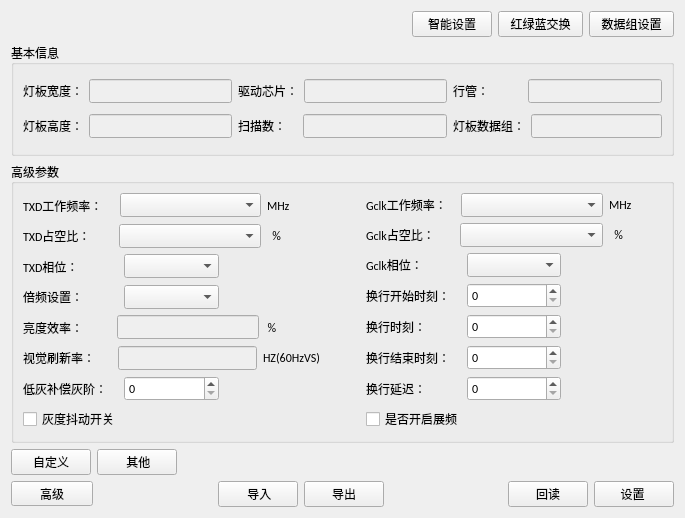
<?xml version="1.0" encoding="UTF-8"?>
<ui version="4.0">
 <class>AdvancedSetting</class>
 <widget class="QWidget" name="AdvancedSetting">
  <property name="geometry">
   <rect>
    <x>0</x>
    <y>0</y>
    <width>685</width>
    <height>518</height>
   </rect>
  </property>
  <property name="font">
   <font>
    <family>Calibri</family>
   </font>
  </property>
  <property name="windowTitle">
   <string>高级参数设置</string>
  </property>
  <layout class="QVBoxLayout" name="verticalLayout_8">
   <item>
    <layout class="QHBoxLayout" name="horizontalLayout_26">
     <item>
      <spacer name="horizontalSpacer">
       <property name="orientation">
        <enum>Qt::Horizontal</enum>
       </property>
       <property name="sizeHint" stdset="0">
        <size>
         <width>40</width>
         <height>20</height>
        </size>
       </property>
      </spacer>
     </item>
     <item>
      <layout class="QHBoxLayout" name="horizontalLayout_23">
       <item>
        <widget class="QPushButton" name="SmartSettingBtn">
         <property name="text">
          <string>    智能设置    </string>
         </property>
        </widget>
       </item>
       <item>
        <widget class="QPushButton" name="rgbChangeBtn">
         <property name="text">
          <string>   红绿蓝交换   </string>
         </property>
        </widget>
       </item>
       <item>
        <widget class="QPushButton" name="dataGroupBtn">
         <property name="text">
          <string>   数据组设置   </string>
         </property>
        </widget>
       </item>
      </layout>
     </item>
    </layout>
   </item>
   <item>
    <widget class="QGroupBox" name="groupBox">
     <property name="font">
      <font>
       <family>Calibri</family>
      </font>
     </property>
     <property name="title">
      <string>基本信息</string>
     </property>
     <layout class="QHBoxLayout" name="horizontalLayout_8">
      <item>
       <layout class="QHBoxLayout" name="horizontalLayout_7">
        <item>
         <layout class="QVBoxLayout" name="verticalLayout">
          <item>
           <layout class="QHBoxLayout" name="horizontalLayout">
            <item>
             <widget class="QLabel" name="label">
              <property name="text">
               <string>灯板宽度：</string>
              </property>
             </widget>
            </item>
            <item>
             <widget class="QLineEdit" name="lineEdit">
              <property name="enabled">
               <bool>false</bool>
              </property>
             </widget>
            </item>
           </layout>
          </item>
          <item>
           <layout class="QHBoxLayout" name="horizontalLayout_2">
            <item>
             <widget class="QLabel" name="label_2">
              <property name="text">
               <string>灯板高度：</string>
              </property>
             </widget>
            </item>
            <item>
             <widget class="QLineEdit" name="lineEdit_2">
              <property name="enabled">
               <bool>false</bool>
              </property>
             </widget>
            </item>
           </layout>
          </item>
         </layout>
        </item>
        <item>
         <layout class="QVBoxLayout" name="verticalLayout_2">
          <item>
           <layout class="QHBoxLayout" name="horizontalLayout_3">
            <item>
             <widget class="QLabel" name="label_3">
              <property name="text">
               <string>驱动芯片：</string>
              </property>
             </widget>
            </item>
            <item>
             <widget class="QLineEdit" name="lineEdit_3">
              <property name="enabled">
               <bool>false</bool>
              </property>
             </widget>
            </item>
           </layout>
          </item>
          <item>
           <layout class="QHBoxLayout" name="horizontalLayout_4">
            <item>
             <widget class="QLabel" name="label_4">
              <property name="text">
               <string>扫描数：    </string>
              </property>
             </widget>
            </item>
            <item>
             <widget class="QLineEdit" name="lineEdit_4">
              <property name="enabled">
               <bool>false</bool>
              </property>
             </widget>
            </item>
           </layout>
          </item>
         </layout>
        </item>
        <item>
         <layout class="QVBoxLayout" name="verticalLayout_3">
          <item>
           <layout class="QHBoxLayout" name="horizontalLayout_5">
            <item>
             <widget class="QLabel" name="label_5">
              <property name="text">
               <string>行管：            </string>
              </property>
             </widget>
            </item>
            <item>
             <widget class="QLineEdit" name="lineEdit_5">
              <property name="enabled">
               <bool>false</bool>
              </property>
             </widget>
            </item>
           </layout>
          </item>
          <item>
           <layout class="QHBoxLayout" name="horizontalLayout_6">
            <item>
             <widget class="QLabel" name="label_6">
              <property name="text">
               <string>灯板数据组：</string>
              </property>
             </widget>
            </item>
            <item>
             <widget class="QLineEdit" name="lineEdit_6">
              <property name="enabled">
               <bool>false</bool>
              </property>
             </widget>
            </item>
           </layout>
          </item>
         </layout>
        </item>
       </layout>
      </item>
     </layout>
    </widget>
   </item>
   <item>
    <widget class="QGroupBox" name="groupBox_2">
     <property name="title">
      <string>高级参数</string>
     </property>
     <layout class="QHBoxLayout" name="horizontalLayout_29">
      <item>
       <layout class="QHBoxLayout" name="horizontalLayout_25" stretch="1,0,1">
        <property name="spacing">
         <number>6</number>
        </property>
        <item>
         <layout class="QVBoxLayout" name="verticalLayout_6">
          <item>
           <layout class="QVBoxLayout" name="verticalLayout_4">
            <item>
             <layout class="QHBoxLayout" name="horizontalLayout_9" stretch="0,1,0">
              <property name="spacing">
               <number>6</number>
              </property>
              <property name="rightMargin">
               <number>30</number>
              </property>
              <item>
               <widget class="QLabel" name="label_7">
                <property name="text">
                 <string>TXD工作频率：    </string>
                </property>
               </widget>
              </item>
              <item>
               <widget class="QComboBox" name="TXDcomboBox">
                <property name="maxVisibleItems">
                 <number>20</number>
                </property>
               </widget>
              </item>
              <item>
               <widget class="QLabel" name="label_8">
                <property name="text">
                 <string>MHz</string>
                </property>
               </widget>
              </item>
             </layout>
            </item>
            <item>
             <layout class="QHBoxLayout" name="horizontalLayout_10" stretch="0,1,0">
              <property name="spacing">
               <number>6</number>
              </property>
              <property name="rightMargin">
               <number>30</number>
              </property>
              <item>
               <widget class="QLabel" name="label_9">
                <property name="text">
                 <string>TXD占空比：        </string>
                </property>
               </widget>
              </item>
              <item>
               <widget class="QComboBox" name="comboBox_2">
                <property name="maxVisibleItems">
                 <number>20</number>
                </property>
               </widget>
              </item>
              <item>
               <widget class="QLabel" name="label_10">
                <property name="text">
                 <string>  %   </string>
                </property>
               </widget>
              </item>
             </layout>
            </item>
            <item>
             <layout class="QHBoxLayout" name="horizontalLayout_11">
              <item>
               <widget class="QLabel" name="label_11">
                <property name="text">
                 <string>TXD相位：          </string>
                </property>
               </widget>
              </item>
              <item>
               <widget class="QComboBox" name="comboBox_3">
                <property name="minimumSize">
                 <size>
                  <width>65</width>
                  <height>0</height>
                 </size>
                </property>
               </widget>
              </item>
              <item>
               <widget class="QLabel" name="label_12">
                <property name="text">
                 <string/>
                </property>
               </widget>
              </item>
             </layout>
            </item>
            <item>
             <layout class="QHBoxLayout" name="horizontalLayout_19">
              <item>
               <widget class="QLabel" name="label_27">
                <property name="text">
                 <string>倍频设置：         </string>
                </property>
               </widget>
              </item>
              <item>
               <widget class="QComboBox" name="comboBox_7">
                <property name="minimumSize">
                 <size>
                  <width>65</width>
                  <height>0</height>
                 </size>
                </property>
               </widget>
              </item>
              <item>
               <widget class="QLabel" name="label_28">
                <property name="text">
                 <string/>
                </property>
               </widget>
              </item>
             </layout>
            </item>
            <item>
             <layout class="QHBoxLayout" name="horizontalLayout_20">
              <item>
               <widget class="QLabel" name="label_29">
                <property name="text">
                 <string>亮度效率：          </string>
                </property>
               </widget>
              </item>
              <item>
               <widget class="QLineEdit" name="lineEdit_7">
                <property name="enabled">
                 <bool>false</bool>
                </property>
               </widget>
              </item>
              <item>
               <widget class="QLabel" name="label_34">
                <property name="text">
                 <string> %                </string>
                </property>
               </widget>
              </item>
             </layout>
            </item>
            <item>
             <layout class="QHBoxLayout" name="horizontalLayout_21">
              <item>
               <widget class="QLabel" name="label_30">
                <property name="text">
                 <string>视觉刷新率：      </string>
                </property>
               </widget>
              </item>
              <item>
               <widget class="QLineEdit" name="lineEdit_8">
                <property name="enabled">
                 <bool>false</bool>
                </property>
               </widget>
              </item>
              <item>
               <widget class="QLabel" name="label_33">
                <property name="text">
                 <string>HZ(60HzVS)</string>
                </property>
               </widget>
              </item>
             </layout>
            </item>
            <item>
             <layout class="QHBoxLayout" name="horizontalLayout_22">
              <item>
               <widget class="QLabel" name="label_31">
                <property name="text">
                 <string>低灰补偿灰阶： </string>
                </property>
               </widget>
              </item>
              <item>
               <widget class="QSpinBox" name="spinBox_5">
                <property name="maximum">
                 <number>255</number>
                </property>
               </widget>
              </item>
              <item>
               <widget class="QLabel" name="label_32">
                <property name="text">
                 <string/>
                </property>
               </widget>
              </item>
             </layout>
            </item>
           </layout>
          </item>
          <item>
           <widget class="QCheckBox" name="checkBox_2">
            <property name="text">
             <string>灰度抖动开关</string>
            </property>
           </widget>
          </item>
         </layout>
        </item>
        <item>
         <spacer name="horizontalSpacer_4">
          <property name="orientation">
           <enum>Qt::Horizontal</enum>
          </property>
          <property name="sizeHint" stdset="0">
           <size>
            <width>40</width>
            <height>30</height>
           </size>
          </property>
         </spacer>
        </item>
        <item>
         <layout class="QVBoxLayout" name="verticalLayout_7">
          <item>
           <layout class="QVBoxLayout" name="verticalLayout_5">
            <item>
             <layout class="QHBoxLayout" name="horizontalLayout_14" stretch="0,1,0">
              <property name="spacing">
               <number>6</number>
              </property>
              <property name="rightMargin">
               <number>30</number>
              </property>
              <item>
               <widget class="QLabel" name="label_17">
                <property name="text">
                 <string>Gclk工作频率：   </string>
                </property>
               </widget>
              </item>
              <item>
               <widget class="QComboBox" name="comboBox_6">
                <property name="maxVisibleItems">
                 <number>20</number>
                </property>
               </widget>
              </item>
              <item>
               <widget class="QLabel" name="label_18">
                <property name="text">
                 <string>MHz</string>
                </property>
               </widget>
              </item>
             </layout>
            </item>
            <item>
             <layout class="QHBoxLayout" name="horizontalLayout_13" stretch="0,1,0">
              <property name="spacing">
               <number>6</number>
              </property>
              <property name="rightMargin">
               <number>30</number>
              </property>
              <item>
               <widget class="QLabel" name="label_15">
                <property name="text">
                 <string>Gclk占空比：       </string>
                </property>
               </widget>
              </item>
              <item>
               <widget class="QComboBox" name="comboBox_5">
                <property name="maxVisibleItems">
                 <number>20</number>
                </property>
               </widget>
              </item>
              <item>
               <widget class="QLabel" name="label_16">
                <property name="text">
                 <string>  %   </string>
                </property>
               </widget>
              </item>
             </layout>
            </item>
            <item>
             <layout class="QHBoxLayout" name="horizontalLayout_12">
              <item>
               <widget class="QLabel" name="label_13">
                <property name="text">
                 <string>Gclk相位：        </string>
                </property>
               </widget>
              </item>
              <item>
               <widget class="QComboBox" name="comboBox_4">
                <property name="minimumSize">
                 <size>
                  <width>65</width>
                  <height>0</height>
                 </size>
                </property>
               </widget>
              </item>
              <item>
               <widget class="QLabel" name="label_14">
                <property name="text">
                 <string/>
                </property>
               </widget>
              </item>
             </layout>
            </item>
            <item>
             <layout class="QHBoxLayout" name="horizontalLayout_15">
              <item>
               <widget class="QLabel" name="label_19">
                <property name="text">
                 <string>换行开始时刻：</string>
                </property>
               </widget>
              </item>
              <item>
               <widget class="QSpinBox" name="spinBox">
                <property name="maximum">
                 <number>255</number>
                </property>
               </widget>
              </item>
              <item>
               <widget class="QLabel" name="label_21">
                <property name="text">
                 <string/>
                </property>
               </widget>
              </item>
             </layout>
            </item>
            <item>
             <layout class="QHBoxLayout" name="horizontalLayout_16">
              <property name="spacing">
               <number>6</number>
              </property>
              <item>
               <widget class="QLabel" name="label_20">
                <property name="text">
                 <string>换行时刻：        </string>
                </property>
               </widget>
              </item>
              <item>
               <widget class="QSpinBox" name="spinBox_2">
                <property name="maximum">
                 <number>255</number>
                </property>
               </widget>
              </item>
              <item>
               <widget class="QLabel" name="label_22">
                <property name="text">
                 <string/>
                </property>
               </widget>
              </item>
             </layout>
            </item>
            <item>
             <layout class="QHBoxLayout" name="horizontalLayout_17">
              <item>
               <widget class="QLabel" name="label_23">
                <property name="text">
                 <string>换行结束时刻：</string>
                </property>
               </widget>
              </item>
              <item>
               <widget class="QSpinBox" name="spinBox_3">
                <property name="maximum">
                 <number>255</number>
                </property>
               </widget>
              </item>
              <item>
               <widget class="QLabel" name="label_24">
                <property name="text">
                 <string/>
                </property>
               </widget>
              </item>
             </layout>
            </item>
            <item>
             <layout class="QHBoxLayout" name="horizontalLayout_18">
              <item>
               <widget class="QLabel" name="label_25">
                <property name="text">
                 <string>换行延迟：        </string>
                </property>
               </widget>
              </item>
              <item>
               <widget class="QSpinBox" name="spinBox_4">
                <property name="maximum">
                 <number>255</number>
                </property>
               </widget>
              </item>
              <item>
               <widget class="QLabel" name="label_26">
                <property name="text">
                 <string/>
                </property>
               </widget>
              </item>
             </layout>
            </item>
           </layout>
          </item>
          <item>
           <widget class="QCheckBox" name="checkBox">
            <property name="text">
             <string>是否开启展频</string>
            </property>
           </widget>
          </item>
         </layout>
        </item>
       </layout>
      </item>
     </layout>
    </widget>
   </item>
   <item>
    <layout class="QHBoxLayout" name="horizontalLayout_30">
     <item>
      <layout class="QHBoxLayout" name="horizontalLayout_28">
       <item>
        <widget class="QPushButton" name="pushButton_2">
         <property name="text">
          <string>自定义</string>
         </property>
        </widget>
       </item>
       <item>
        <widget class="QPushButton" name="OtherpushButton">
         <property name="text">
          <string>     其他    </string>
         </property>
        </widget>
       </item>
      </layout>
     </item>
     <item>
      <spacer name="horizontalSpacer_5">
       <property name="orientation">
        <enum>Qt::Horizontal</enum>
       </property>
       <property name="sizeHint" stdset="0">
        <size>
         <width>40</width>
         <height>20</height>
        </size>
       </property>
      </spacer>
     </item>
    </layout>
   </item>
   <item>
    <layout class="QHBoxLayout" name="horizontalLayout_27">
     <item>
      <widget class="QToolButton" name="toolButton">
       <property name="text">
        <string>        高级        </string>
       </property>
      </widget>
     </item>
     <item>
      <spacer name="horizontalSpacer_2">
       <property name="orientation">
        <enum>Qt::Horizontal</enum>
       </property>
       <property name="sizeHint" stdset="0">
        <size>
         <width>40</width>
         <height>20</height>
        </size>
       </property>
      </spacer>
     </item>
     <item>
      <layout class="QHBoxLayout" name="horizontalLayout_24">
       <item>
        <widget class="QPushButton" name="pushButton_3">
         <property name="text">
          <string>     导入    </string>
         </property>
        </widget>
       </item>
       <item>
        <widget class="QPushButton" name="pushButton_4">
         <property name="text">
          <string>     导出     </string>
         </property>
        </widget>
       </item>
      </layout>
     </item>
     <item>
      <spacer name="horizontalSpacer_3">
       <property name="orientation">
        <enum>Qt::Horizontal</enum>
       </property>
       <property name="sizeHint" stdset="0">
        <size>
         <width>40</width>
         <height>20</height>
        </size>
       </property>
      </spacer>
     </item>
     <item>
      <widget class="QPushButton" name="ReadpushButton">
       <property name="text">
        <string>     回读     </string>
       </property>
      </widget>
     </item>
     <item>
      <widget class="QPushButton" name="pushButton">
       <property name="text">
        <string>     设置      </string>
       </property>
      </widget>
     </item>
    </layout>
   </item>
  </layout>
 </widget>
 <resources/>
 <connections/>
</ui>
